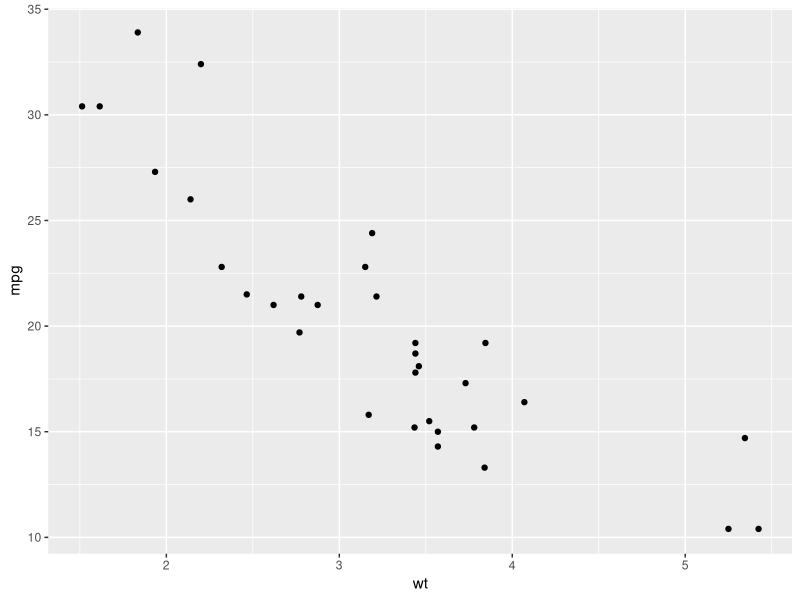

The R source for this figure:
## ---- chunk 1
library(ggplot2)

ggplot(mtcars, aes(x = wt, y = mpg)) + geom_point()
